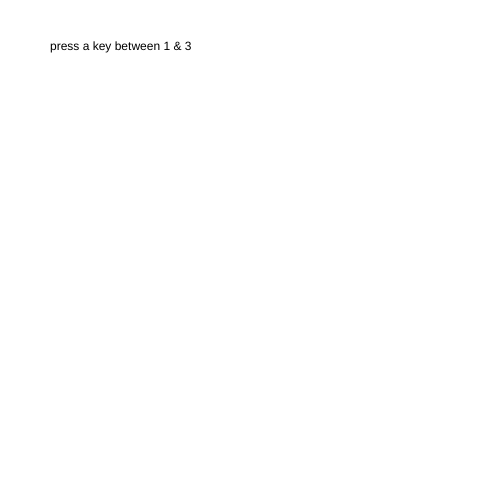
Frame 1 (no input)
Frame 60 (no input): identical to frame 1, image omitted
Frame 120 (the mouse pressed at the canvas centre since frame 60): identical to frame 1, image omitted

The p5.js sketch that drew this single still picture (run headless with seeded random() and noise() and a simulated clock; from frame 60 on, the mouse is pressed at the canvas centre):

// p5.js sketch
// ── sketch.js
var prevKey = '0'

function setup(){
  createCanvas(500, 500);
  text("press a key between 1 & 3", 50, 50);
}

function draw(){
  if ((keyIsPressed == true) && (key == '1') && (prevKey != key)) {
    shape1();
  }
  else if ((keyIsPressed == true) && (key == '2') && (prevKey != key)) {
  shape2();
  }
  else if ((keyIsPressed == true) && (key == '3') && (prevKey != key)){
    shape3();
  }
  //stops draw function looping through shapes
  prevKey = key;
}

function shape1(){
  background(240);
  noStroke();
  for (var i = 0; i < 20; i++) {
      fill(random(175, 255), 0, 0, random(100, 200));
    ellipse(random(width), random(height), 200, 200);
  }
}

function shape2(){
  background(240);
  noStroke();
  for (var i = 0; i < 20; i++) {
    fill(0, random(175, 255), 0, random(100, 200));
    rect(random(width), random(height), 100, 100);
  }
}

function shape3(){
  background(240);
  strokeWeight(3);
  for (var i = 0; i < 20; i++) {
    var x2 = random(0, 500);
    var x3 = random(0, 500);
    fill(0, random(175, 255), 0, random(100, 200));
    triangle(250, 250, random(500), random(500), random(500), random(3500));
    console.log(x2, x3);
  }
}
